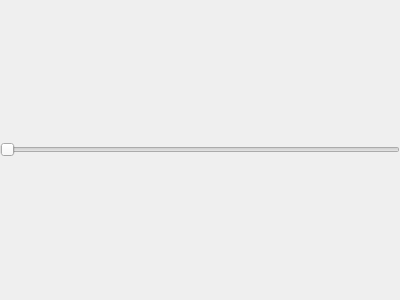
<?xml version="1.0" encoding="UTF-8"?>
<!--
SPDX-FileCopyrightText: 2019-2023 Mattia Basaglia <dev@dragon.best>

SPDX-License-Identifier: GPL-3.0-or-later
-->
<ui version="4.0">
 <class>dock_time_slider</class>
 <widget class="QDockWidget" name="dock_time_slider">
  <property name="geometry">
   <rect>
    <x>0</x>
    <y>0</y>
    <width>400</width>
    <height>300</height>
   </rect>
  </property>
  <property name="windowIcon">
   <iconset theme="player-time"/>
  </property>
  <property name="windowTitle">
   <string>Compact Timeline</string>
  </property>
  <widget class="QWidget" name="dockWidgetContents">
   <layout class="QHBoxLayout" name="horizontalLayout">
    <property name="spacing">
     <number>0</number>
    </property>
    <property name="leftMargin">
     <number>0</number>
    </property>
    <property name="topMargin">
     <number>0</number>
    </property>
    <property name="rightMargin">
     <number>0</number>
    </property>
    <property name="bottomMargin">
     <number>0</number>
    </property>
    <item>
     <widget class="glaxnimate::gui::FrameControlsWidget" name="play_controls_2" native="true">
      <property name="sizePolicy">
       <sizepolicy hsizetype="Minimum" vsizetype="Preferred">
        <horstretch>0</horstretch>
        <verstretch>0</verstretch>
       </sizepolicy>
      </property>
     </widget>
    </item>
    <item>
     <widget class="QSlider" name="scroll_time">
      <property name="orientation">
       <enum>Qt::Orientation::Horizontal</enum>
      </property>
     </widget>
    </item>
   </layout>
  </widget>
 </widget>
 <customwidgets>
  <customwidget>
   <class>glaxnimate::gui::FrameControlsWidget</class>
   <extends>QWidget</extends>
   <header>widgets/timeline/frame_controls_widget.hpp</header>
   <container>1</container>
  </customwidget>
 </customwidgets>
 <resources/>
 <connections/>
</ui>
